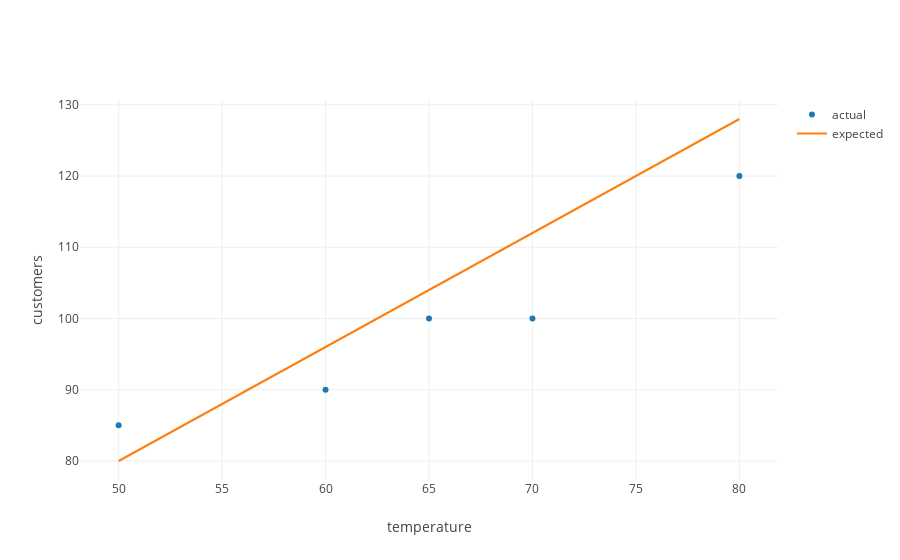

Notebook code cell kept with this figure:
### Markdown cell above
Now our `total_error` metric happens to work fine with the data and model that we have above.  However, if we change our model, we'll see that our positive and negative errors can start to cancel each other out, which is not what we want.

For example, leaving our data the same, we'll change our model to the following: 

$$ amount\_of_\_customers = 1.6 * temperature $$.

### Code cell
updated_predicted_amounts = list(map(lambda temperature: 1.6*temperature,temperatures))
updated_model_trace = trace_values(temperatures, updated_predicted_amounts, name = 'expected', mode = 'lines')

plot([data_trace, updated_model_trace], layout = layout)

### Figure 1 — Plotly figure (JSON) as saved in the notebook; plotly's stock layout.template omitted (floating-point values rounded to 4 significant figures)
{"data": [{"mode": "markers", "name": "actual", "text": [], "type": "scatter", "uid": "fd563fae-2170-479a-a0d5-0eedd5843624", "x": [80, 65, 50, 70, 60], "y": [120, 100, 85, 100, 90]}, {"mode": "lines", "name": "expected", "text": [], "type": "scatter", "uid": "3822c604-b137-4aa6-86f0-be7daa07d104", "x": [80, 65, 50, 70, 60], "y": [128, 104, 80, 112, 96]}], "layout": {"xaxis": {"title": {"text": "temperature"}}, "yaxis": {"title": {"text": "customers"}}}}
